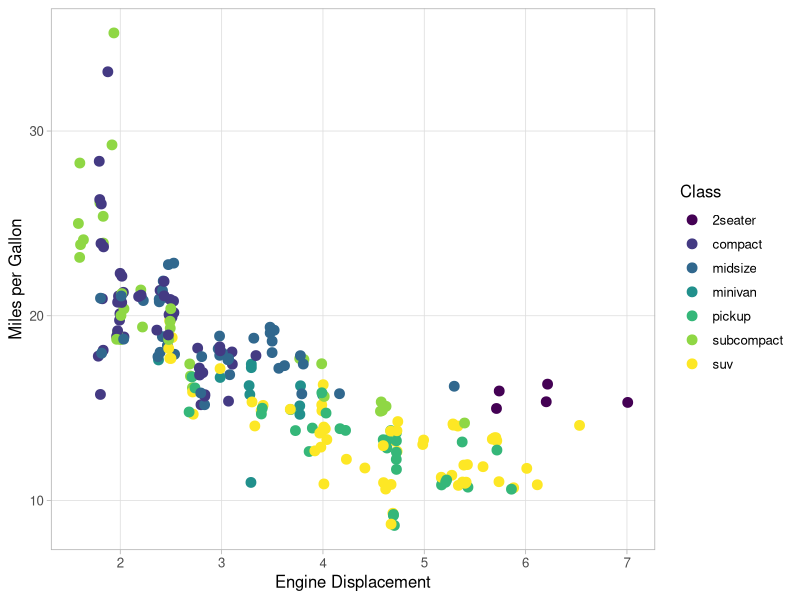
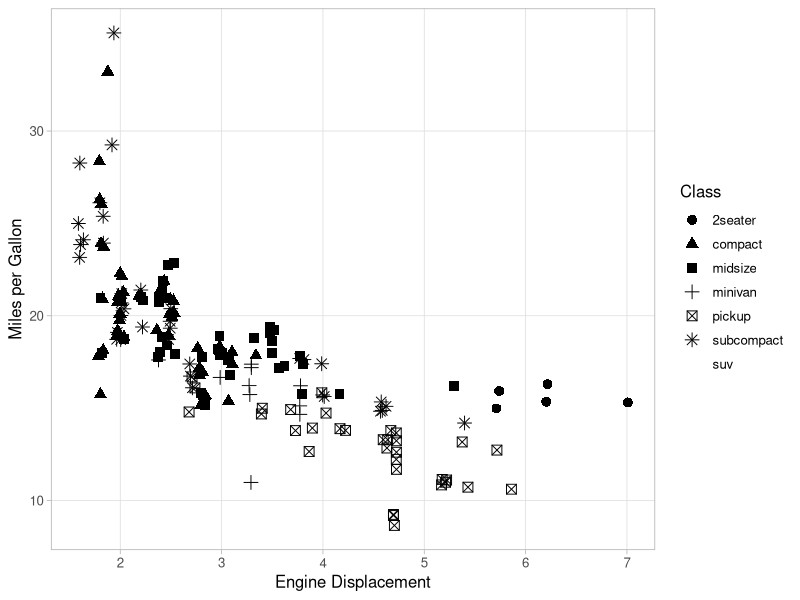
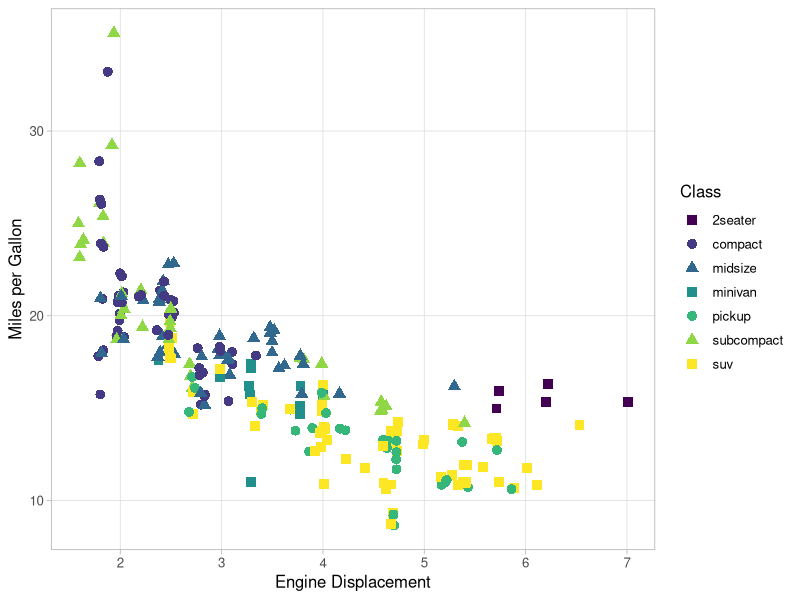
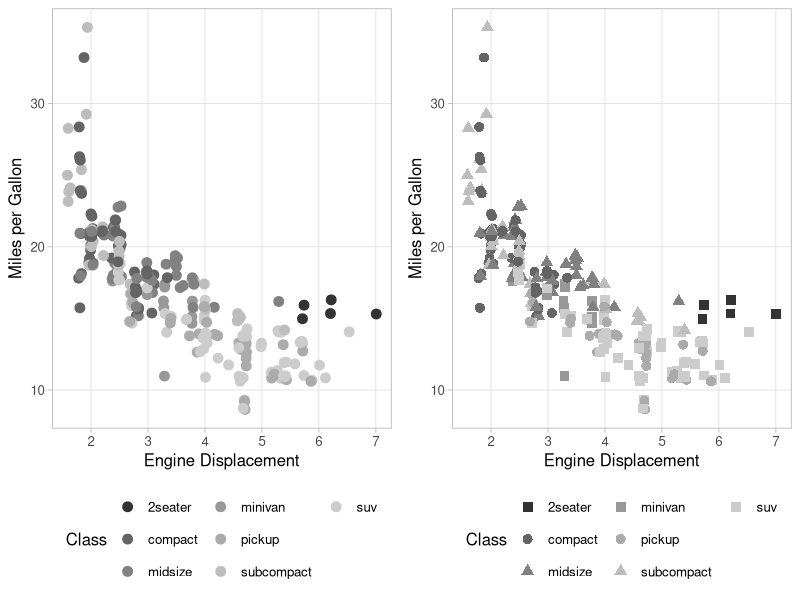
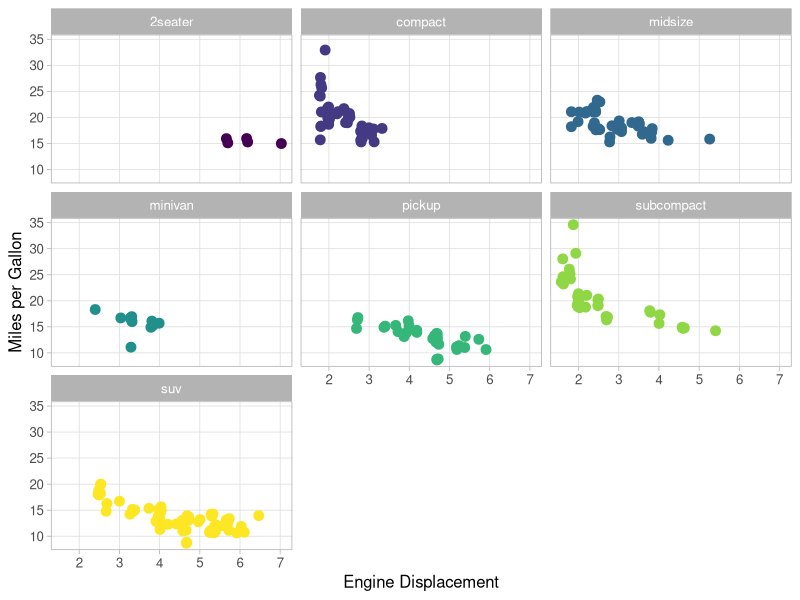

R code for these plots, in order:
## ---- chunk 1
knitr::opts_chunk$set(collapse = TRUE, comment = "#>", out.width = "90%")
## ---- chunk 2
library(ggplot2)

p1 <- ggplot(mpg, aes(x = displ, y = cty)) +
    scale_color_viridis_d() +
    labs(color = "Class", shape = "Class", x = "Engine Displacement",
         y = "Miles per Gallon") +
    theme_light(base_size = 12) +
    theme(panel.grid.minor = element_blank())

jit <- position_jitter(seed = 123)

p1 + geom_jitter(aes(color = class), size = 3, position = jit)
## ---- chunk 3
p1 + geom_jitter(aes(shape = class), size = 3, position = jit)
## ---- chunk 4
p1 + geom_jitter(aes(shape = class, color = class), size = 3, position = jit) +
    scale_shape_manual(values = rep(15:17, len = 7))
## ---- chunk 5
library(cowplot)

p2 <- p1 + geom_jitter(aes(color = class), size = 3, position = jit) + 
    scale_color_grey(guide = guide_legend(nrow = 3)) +
    theme(legend.position = "bottom")
    

p3 <- p1 + geom_jitter(aes(shape = class, color = class), size = 3, position = jit) +
    scale_shape_manual(values = rep(15:17, len = 7),
                       guide = guide_legend(nrow = 3)) + 
    scale_color_grey() +
    theme(legend.position = "bottom")

plot_grid(p2, p3)
## ---- chunk 6
p1 + geom_jitter(aes(color = class), size = 3, show.legend = FALSE) + 
    facet_wrap(~ class)
